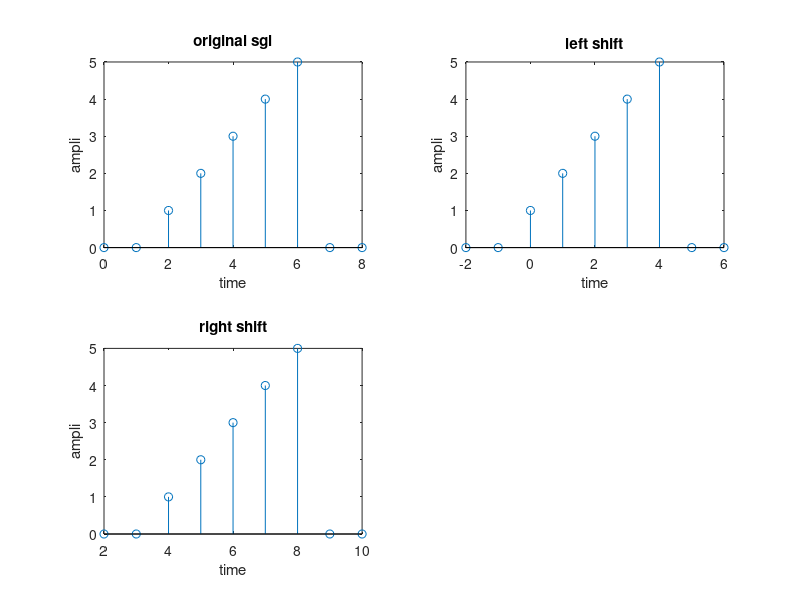

Write MATLAB code to recreate this figure.
clc;
close all;
clear all;
t=0:1:8;
x=[0 0 1 2 3 4 5 0 0];
subplot(2,2,1);
stem(t,x);
xlabel('time');
ylabel('ampli');
title('original sgl');
subplot(2,2,2);
stem(t-2,x);
xlabel('time');
ylabel('ampli');
title('left shift');
subplot(2,2,3);
stem(t+2,x);
xlabel('time');
ylabel('ampli');
title('right shift');